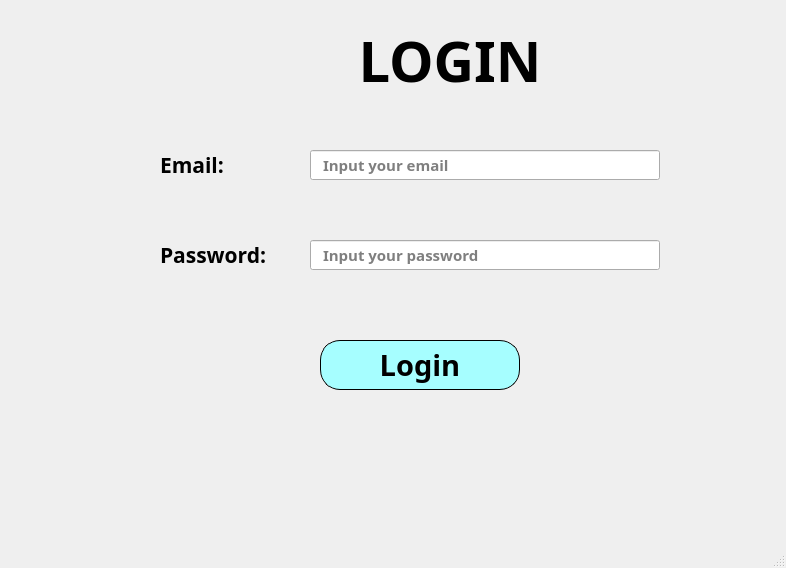
<?xml version="1.0" encoding="UTF-8"?>
<ui version="4.0">
 <class>MainWindow</class>
 <widget class="QMainWindow" name="MainWindow">
  <property name="geometry">
   <rect>
    <x>0</x>
    <y>0</y>
    <width>786</width>
    <height>568</height>
   </rect>
  </property>
  <property name="windowTitle">
   <string>MainWindow</string>
  </property>
  <widget class="QWidget" name="centralwidget">
   <widget class="QLabel" name="label">
    <property name="geometry">
     <rect>
      <x>300</x>
      <y>20</y>
      <width>300</width>
      <height>80</height>
     </rect>
    </property>
    <property name="font">
     <font>
      <family>Nunito Sans Normal ExtraBold</family>
      <pointsize>42</pointsize>
      <weight>75</weight>
      <bold>true</bold>
     </font>
    </property>
    <property name="text">
     <string>LOGIN</string>
    </property>
    <property name="alignment">
     <set>Qt::AlignCenter</set>
    </property>
   </widget>
   <widget class="QLabel" name="label_4">
    <property name="geometry">
     <rect>
      <x>160</x>
      <y>150</y>
      <width>150</width>
      <height>30</height>
     </rect>
    </property>
    <property name="font">
     <font>
      <family>Nunito Sans Normal</family>
      <pointsize>16</pointsize>
      <weight>75</weight>
      <bold>true</bold>
     </font>
    </property>
    <property name="text">
     <string>Email:</string>
    </property>
   </widget>
   <widget class="QLineEdit" name="lineEdit_email">
    <property name="geometry">
     <rect>
      <x>310</x>
      <y>150</y>
      <width>350</width>
      <height>30</height>
     </rect>
    </property>
    <property name="font">
     <font>
      <family>Nunito Sans Normal</family>
      <pointsize>11</pointsize>
      <weight>75</weight>
      <bold>true</bold>
     </font>
    </property>
    <property name="styleSheet">
     <string notr="true">/* cách lề trái */
padding-left: 10px;</string>
    </property>
    <property name="placeholderText">
     <string>Input your email</string>
    </property>
   </widget>
   <widget class="QPushButton" name="pushButton_login">
    <property name="geometry">
     <rect>
      <x>320</x>
      <y>340</y>
      <width>200</width>
      <height>50</height>
     </rect>
    </property>
    <property name="font">
     <font>
      <family>Nunito Sans Normal ExtraBold</family>
      <pointsize>22</pointsize>
      <weight>75</weight>
      <bold>true</bold>
     </font>
    </property>
    <property name="styleSheet">
     <string notr="true">/* Độ cong của viền */
border-radius: 20px;
/* Viền: kích thước - Kiểu - Màu */
border: 1px solid black;
/* Màu nền */
background: rgb(166, 254, 255);
/* Màu chữ */
color: black;</string>
    </property>
    <property name="text">
     <string>Login</string>
    </property>
   </widget>
   <widget class="QLineEdit" name="lineEdit_password">
    <property name="geometry">
     <rect>
      <x>310</x>
      <y>240</y>
      <width>350</width>
      <height>30</height>
     </rect>
    </property>
    <property name="font">
     <font>
      <family>Nunito Sans Normal</family>
      <pointsize>11</pointsize>
      <weight>75</weight>
      <bold>true</bold>
     </font>
    </property>
    <property name="styleSheet">
     <string notr="true">/* cách lề trái */
padding-left: 10px;</string>
    </property>
    <property name="echoMode">
     <enum>QLineEdit::Password</enum>
    </property>
    <property name="placeholderText">
     <string>Input your password</string>
    </property>
   </widget>
   <widget class="QLabel" name="label_5">
    <property name="geometry">
     <rect>
      <x>160</x>
      <y>240</y>
      <width>150</width>
      <height>30</height>
     </rect>
    </property>
    <property name="font">
     <font>
      <family>Nunito Sans Normal</family>
      <pointsize>16</pointsize>
      <weight>75</weight>
      <bold>true</bold>
     </font>
    </property>
    <property name="text">
     <string>Password:</string>
    </property>
   </widget>
  </widget>
  <widget class="QMenuBar" name="menubar">
   <property name="geometry">
    <rect>
     <x>0</x>
     <y>0</y>
     <width>786</width>
     <height>26</height>
    </rect>
   </property>
  </widget>
  <widget class="QStatusBar" name="statusbar"/>
 </widget>
 <resources/>
 <connections/>
</ui>
